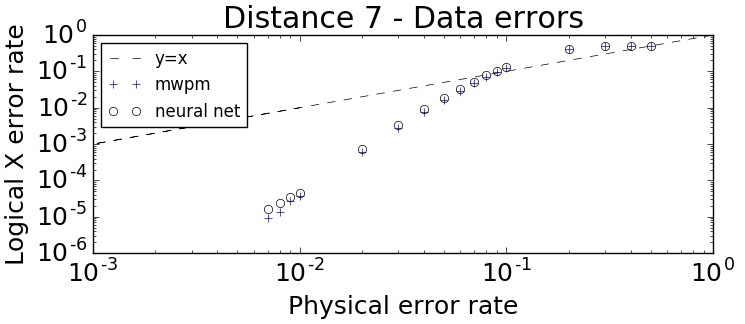

Source code (Python):
import matplotlib
from matplotlib import pyplot

a = [1, 0.001, 0.01]
b = [1, 0.001, 0.01]

c = [0.5,0.4,0.3,0.2,0.1,
     0.09,0.08,0.07,0.06,0.05,0.04,0.03,0.02,0.01,
     0.009, 0.008, 0.007]

d = [0.498130,0.500430,0.492830,0.414930,0.127040,
     0.097250,0.070180,0.046390,0.028480,0.016073,0.007630,0.002787,0.000597,0.000037,
     0.000027,0.000014,0.000009]

e = [0.499460,0.501170,0.491210,0.413390,0.134000,
     0.103810,0.076960,0.051280,0.031810,0.018597,0.008980,0.003313,0.000733,0.000046,
     0.000034,0.000024,0.000016]

pyplot.subplot(2,1,1)#,aspect='equal')
pyplot.plot(a, b, color='black', lw=2, ls='dashed', label='y=x', linewidth=0.5)

pyplot.subplot(2,1,1)#,aspect='equal')
pyplot.plot(c, d, color='blue', lw=5, ls = 'None', marker='+',label='mwpm')

pyplot.subplot(2,1,1)#,aspect='equal')
pyplot.plot(c, e, color='None', lw=5, ls = 'None', marker='o',label='neural net')

pyplot.yscale('log')
pyplot.xscale('log')
pyplot.title('Distance 7 - Data errors')
pyplot.xlabel('Physical error rate')
pyplot.ylabel('Logical X error rate')

pyplot.legend(loc=2,prop={'size':12})

font = {'family' : 'normal',
        'weight' : 'bold',
        'size'   : 18}

matplotlib.rc('font', **font)
pyplot.savefig('d_7_data_errors.jpg')
pyplot.show()
